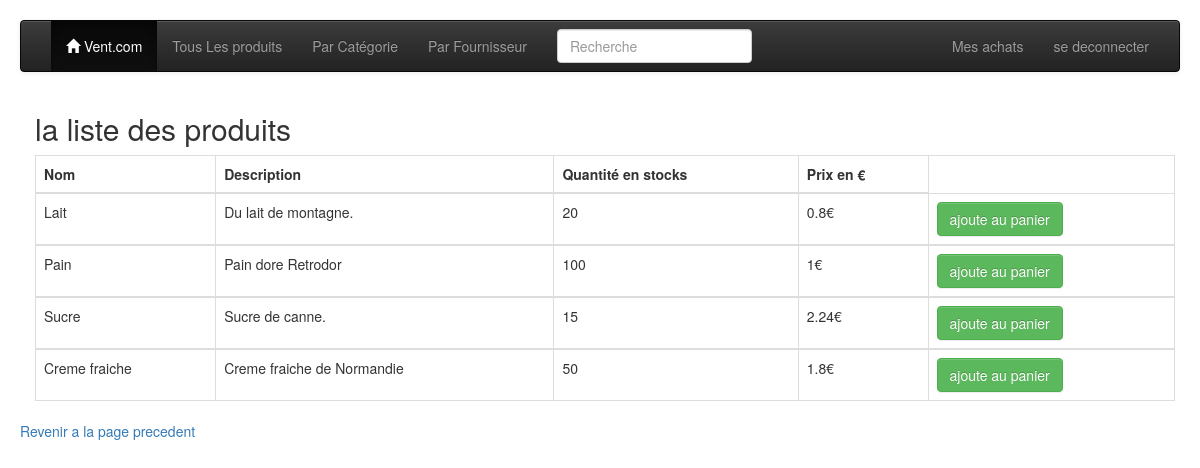
Screenshot of /listecleint.php?ctid=1 (signed in) with the database file from the repository.
### tables this page shows
CREATE TABLE `produits` (
  `pid` int(11) NOT NULL,
  `nom` varchar(50) NOT NULL,
  `description` text NOT NULL,
  `qte` int(11) UNSIGNED NOT NULL,
  `prix` float UNSIGNED NOT NULL,
  `uid` int(11) NOT NULL,
  `ctid` int(11) NOT NULL
);

### auth/loader.php (called while the page is built, shortened)
<?php
spl_autoload_register(function ($class) {
    $path = explode('\\',$class);
    $class = array_pop($path);
});
$idm = new Pw\Auth\Identity\IdentityManager();

### auth/IdentityManager.php (called while the page is built, shortened)
<?php
class IdentityManager implements \ArrayAccess
{
    protected $storage;
    public function __construct(&$storage = null)
    {
        if (is_array($storage)) {
            $this->storage = &$storage;
        } elseif ($storage instanceof ArrayAccess) {
            $this->storage = $storage;
        } else {
            $this->storage = &$_SESSION;
        }
    }
    public function hasIdentity()
    {
        return isset($this->storage[self::IDKEY]) && isset($this->storage[self::IDKEY]['identity']);
    }
    public function getRole()
    {
        return $this->storage[self::IDKEY]['roles'][0];
    }
    public function hasRoles()
    {
        return $this->hasIdentity() && isset($this->storage[self::IDKEY]['roles']);
    }
}

### listecleint.php (the view, shortened to what this page needs)
<!DOCTYPE html>
<html>
<head>
<?php
require("auth/EtreAuthentifie.php");
$idm->getIdentity();
$idm->getUid();
$role = $idm->getRole();
?>
<?php if($role == 'acheteur'){?>
  <link rel="stylesheet" href="/lib/bootstrap.min.css">
  </head>
  <body>
<?php include("headerclient.php");?>
<div class="container">
  <h2>la liste des  produits </h2>
  <table class="table table-bordered">
    <thead>
      <tr>
        <th>Nom</th>
        <th>Description</th>
        <th>Quantité en stocks</th>
        <th>Prix en €</th>
      </tr>
    </thead>
<?php if(!isset($_GET['ctid'])){
   echo "<P> fail";
}else{
require("db_config.php");
try {
 $ctid=$_GET['ctid'];
$db = new PDO("mysql:hostname=$hostname;dbname=$dbname",$username,$password);
 $db->setAttribute(PDO::ATTR_ERRMODE,PDO::ERRMODE_EXCEPTION);
 $SQL = "SELECT produits.pid,produits.nom,produits.description,produits.qte,produits.prix FROM produits INNER JOIN categories ON  produits.ctid=categories.ctid WHERE categories.ctid=?";
 $st=$db->prepare($SQL);
 $st->execute([$ctid]);
  if($st->rowCount()==0)
   echo "<P> cette categorie de produits plus n'exite pas";
   else {
   while ($row=$st->fetch()) {
    ?>
    <tbody>
      <tr>
       <td><?php echo htmlspecialchars($row['nom'])?></td>
       <td><?php echo htmlspecialchars($row['description'])?></td>
      <?php if($row['qte']==0){?>
      <td><?php echo 'épuise'?></td>
      <?php }else{?>
       <td><?php echo $row['qte']?></td>
     <?php } ?>
       <td><?php echo $row['prix'] ,'' ,'€'?></td>
       <?php if($row['qte']==0){?>
       <td><?php echo 'indisponible'?></td>
      <?php }else{?>
       <td><a class="btn btn-success" href="commande.php?pid=<?php echo $row['pid']?>"> ajoute au panier </a> </td>
     <?php } ?>
      </tr>
    </tbody>
   <?php };
    }
} catch (Exception $e) {
 echo "Erreur SQL:".$e->getMessage();
}
}
}else{
  redirect("home.php");
}
?>
  </table>
</div>
<?php echo"<a href='javascript:history.go(-1)'>Revenir a la page precedent </a>";?>
</body>
</html>

### headerclient.php (style rules this page uses)
body { margin: 20px; }

### rows the page displays
produits: nom "Lait", description "Du lait de montagne.", qte "20", prix "0.8"
produits: nom "Pain", description "Pain dore Retrodor", qte "100", prix "1"
produits: nom "Sucre", description "Sucre de canne.", qte "15", prix "2.24"
produits: nom "Creme fraiche", description "Creme fraiche de Normandie", qte "50", prix "1.8"
